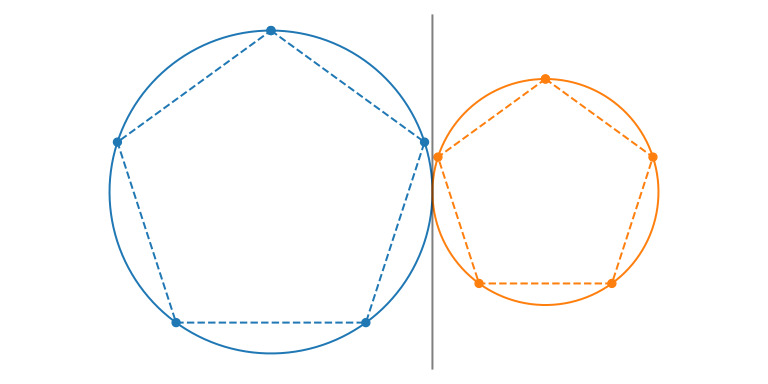

Recreate this plot in Python.
import matplotlib.pyplot as plt
import numpy as np

def circle0(t):
	return np.array([np.sin(2*np.pi*t), np.cos(2*np.pi*t)])

def circle1(t):
	return 0.7*circle0(t) + np.array([1.7, 0])

def plot_points(pts, f, color):
	plt.plot(pts[:,0], pts[:,1], f, color = color)

fig, ax = plt.subplots(figsize=(8,4))
ax.set_aspect("equal", "box")

ts = np.linspace(0,1,2000)
ks = np.linspace(0,1,6)

cs0 = np.array([circle0(t) for t in ts])
cs1 = np.array([circle1(t) for t in ts])

plot_points(cs0, '-', "tab:blue")
plot_points(cs1, '-', "tab:orange")

ck0 = np.array([circle0(t) for t in ks])
ck1 = np.array([circle1(t) for t in ks])

plot_points(ck0, 'o--', "tab:blue")
plot_points(ck1, 'o--', "tab:orange")

plt.axvline(1, color="black", alpha = 0.5)

ax.axis("off")

plt.tight_layout()
plt.savefig("linearApproxCircleIntersection.svg")
plt.show()

